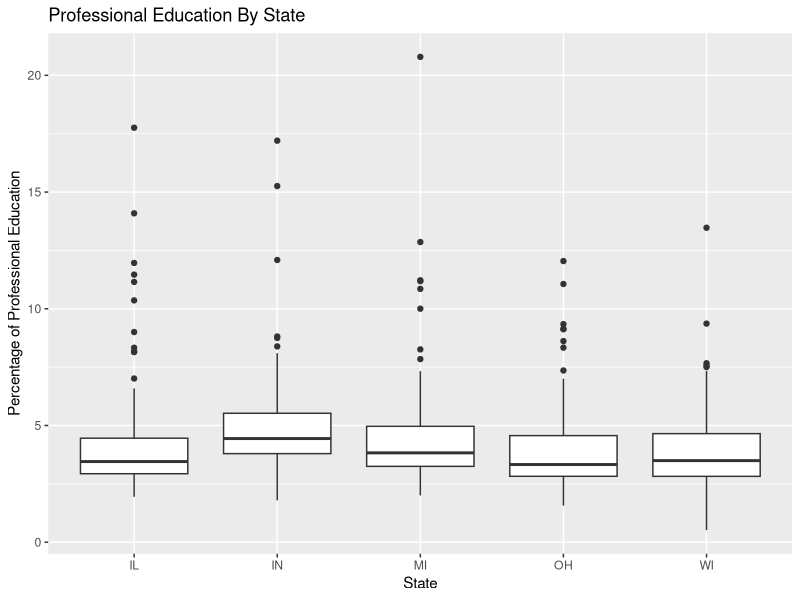
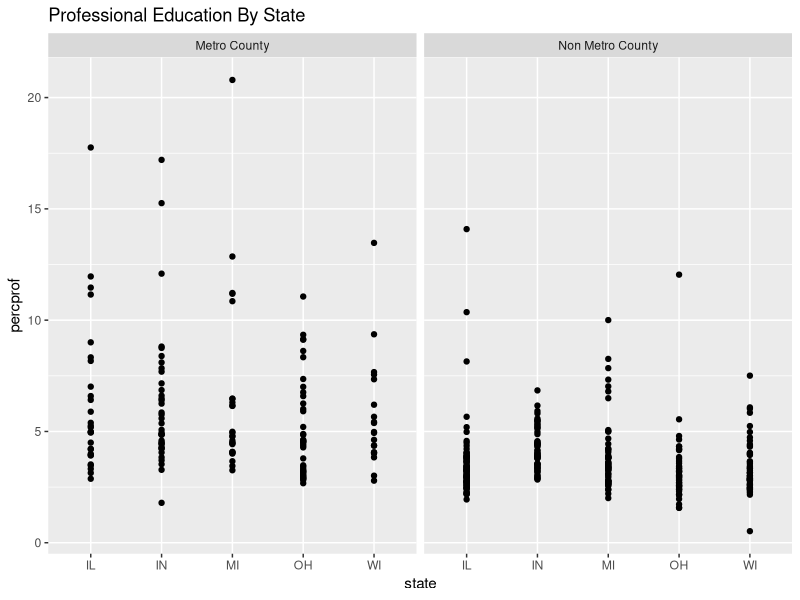
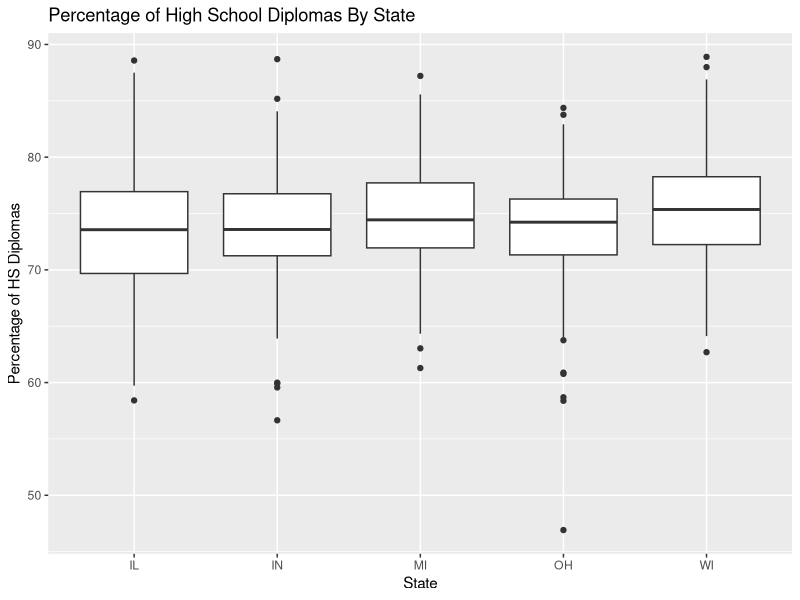
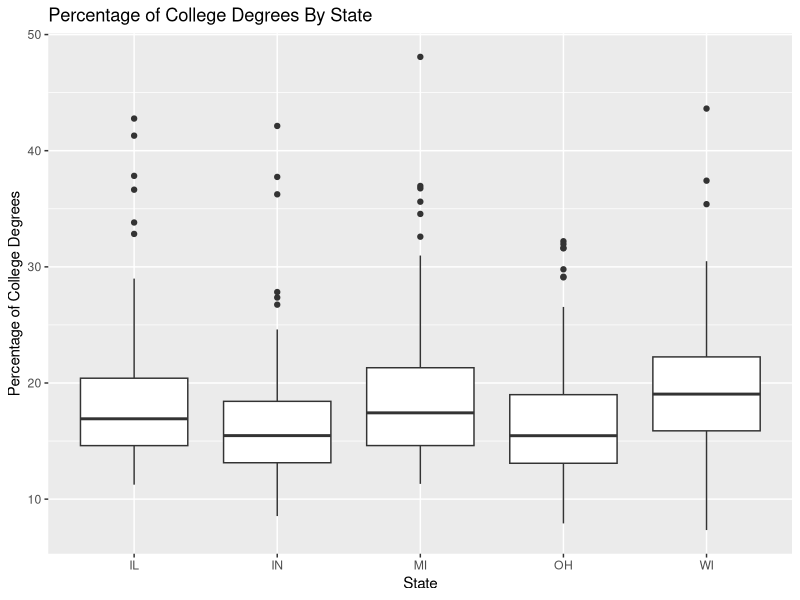
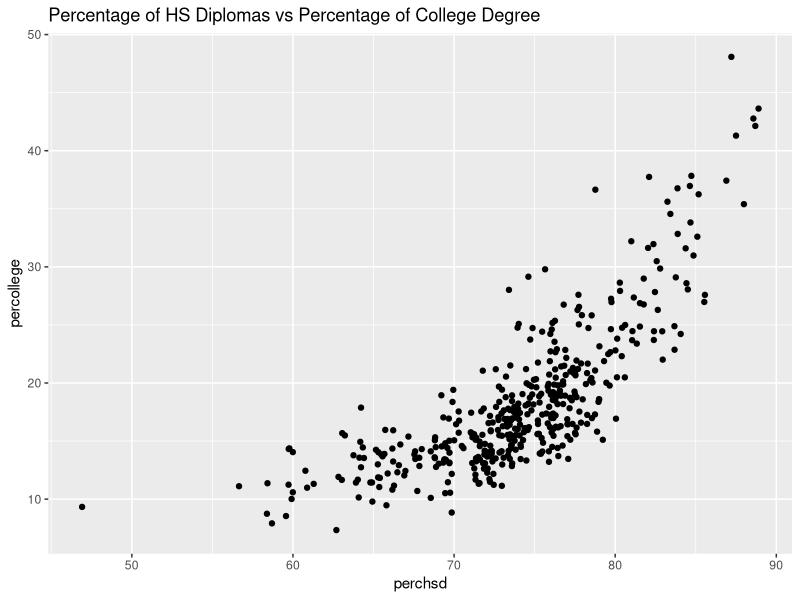
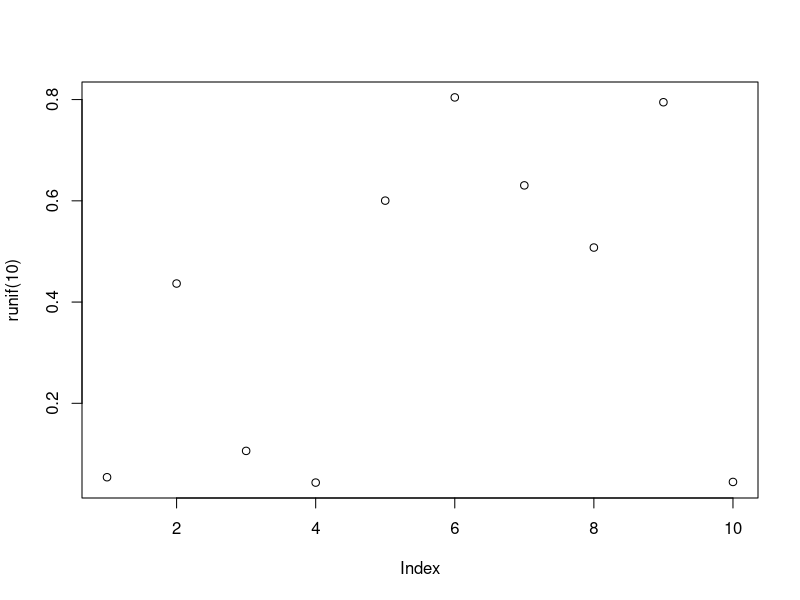
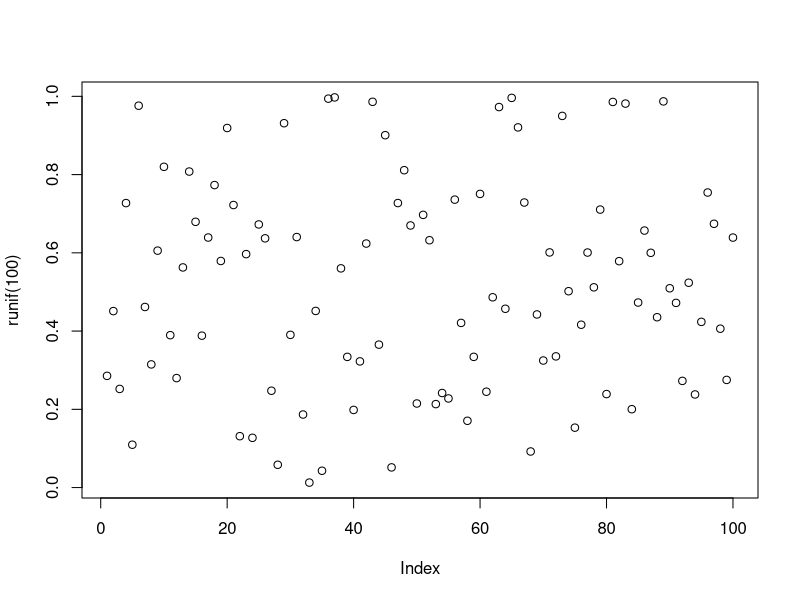
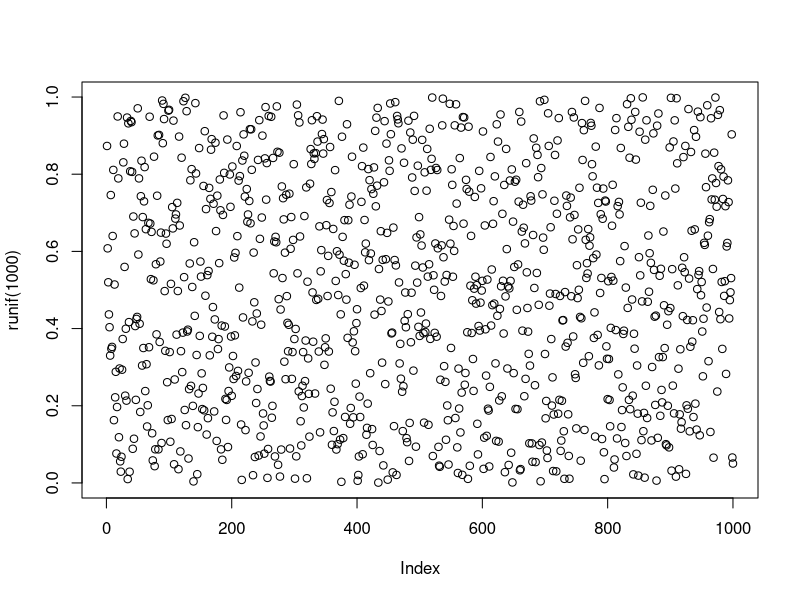

Reproduce these figures in R, in order.
#*****************************************************
###GT USERNAME: sanne31@gatech.edu################
#*****************************************************

library(ggplot2)
data("midwest")
data("diamonds")
#####QUESTION 1) PROFESSIONAL EDUCATION BY STATE############
names(midwest)
summary(midwest)

#Using boxplot to visualize percprof grouped by state
ggplot(midwest, aes(x = state, y = percprof)) + 
  geom_boxplot() + 
  ggtitle("Professional Education By State") + 
  xlab("State") + 
  ylab("Percentage of Professional Education")

#implemented facets to include visualization based on county
#classified based on metro or non metro county
#found by inmetro column in midwest dataset
midwest$nmf[midwest$inmetro == 0] = 'Non Metro County'
midwest$nmf[midwest$inmetro == 1] = 'Metro County'
#created formula above by adding a column to the dataset to be used below for facet division
qplot(x = state,
      y = percprof,
      facets = .~nmf,
      data = midwest,
      main = "Professional Education By State")

####Finding highest and lowest prof eduction by population######
il_subset <- midwest[midwest$state == "IL",]
in_subset <- midwest[midwest$state == "IN",]
mi_subset <- midwest[midwest$state == "MI",]
oh_subset <- midwest[midwest$state == "OH",]
wi_subset <- midwest[midwest$state == "WI",]

il_subset$tot_prof_ed = (il_subset$poptotal * il_subset$percprof ) / 100
in_subset$tot_prof_ed = (in_subset$poptotal * in_subset$percprof ) / 100
mi_subset$tot_prof_ed = (mi_subset$poptotal * mi_subset$percprof ) / 100
oh_subset$tot_prof_ed = (oh_subset$poptotal * oh_subset$percprof ) / 100
wi_subset$tot_prof_ed = (wi_subset$poptotal * wi_subset$percprof ) / 100

il_prof_ed_rate = sum(il_subset$tot_prof_ed)/sum(il_subset$poptotal)
in_prof_ed_rate = sum(in_subset$tot_prof_ed)/sum(in_subset$poptotal)
mi_prof_ed_rate = sum(mi_subset$tot_prof_ed)/sum(mi_subset$poptotal)
oh_prof_ed_rate = sum(oh_subset$tot_prof_ed)/sum(oh_subset$poptotal)
wi_prof_ed_rate = sum(wi_subset$tot_prof_ed)/sum(wi_subset$poptotal)

state <- c("IL","IN","MI","OH","WI")
edurate <- c(il_prof_ed_rate, in_prof_ed_rate, mi_prof_ed_rate, oh_prof_ed_rate, wi_prof_ed_rate)
high_low <- data.frame(state, edurate)
high_low$edurate <- 100 * high_low$edurate
high_low

#####QUESTION 2) SCHOOL AND COLLEGE EDUCATION BY STATE#######

#using scatter plots/point plots/line plots for 
#variables having character columns will not be of any use as no observation 
#can be made, hence i am using boxplots

#state vs perchsd
ggplot(midwest, aes(x = state, y = perchsd)) + 
  geom_boxplot() +
  ggtitle("Percentage of High School Diplomas By State") + 
  xlab("State") +
  ylab("Percentage of HS Diplomas")

#state vs percollege
ggplot(midwest, aes(x = state, y = percollege)) + 
  geom_boxplot() +
  ggtitle("Percentage of College Degrees By State") + 
  xlab("State") +
  ylab("Percentage of College Degrees")

#perchsd vs percollege 
#has 2 continuous variables
qplot(x = perchsd,
      y = percollege,
      data = midwest,
      main = "Percentage of HS Diplomas vs Percentage of College Degree")

#####QUESTION 4) RANDOM SCATTERPLOTS#######

#generating a random scatterplot for N = 10 using the runif() function
plot(runif(10))
#generating a random scatterplot for N = 100 using the runif() function
plot(runif(100))
#generating a random scatterplot for N = 1000 using the runif() function
plot(runif(1000))
#generating a random scatterplot for N = 10000 using the runif() function
plot(runif(10000))


######plotting and saving files to working directory#################
  jpeg('n10.jpg')
  plot(runif(10))
  dev.off()
  jpeg('n100.jpg')
  plot(runif(100))
  dev.off()
  jpeg('n1000.jpg')
  plot(runif(1000))
  dev.off()
  jpeg('n10000.jpg')
  plot(runif(10000))
  dev.off()
  jpeg('n100000.jpg')
  plot(runif(100000))
  dev.off()
          
  png('n100000.png')
  plot(runif(100000))
  dev.off()
  png('n10000.png')
  plot(runif(10000))
  dev.off()
  png('n1000.png')
  plot(runif(1000))
  dev.off()
  png('n100.png')
  plot(runif(100))
  dev.off()
  png('n10.png')
  plot(runif(10))
  dev.off()
          
  pdf('n10.pdf')
  plot(runif(10))
  dev.off()
  pdf('n100.pdf')
  plot(runif(100))
  dev.off()
  pdf('n1000.pdf')
  plot(runif(1000))
  dev.off()
  pdf('n10000.pdf')
  plot(runif(10000))
  dev.off()
  pdf('n100000.pdf')
  plot(runif(100000))
  dev.off()
          
  postscript('n10.ps')
  plot(runif(10))
  dev.off()
  postscript('n100.ps')
  plot(runif(100))
  dev.off()
  postscript('n1000.ps')
  plot(runif(1000))
  dev.off()
  postscript('n10000.ps')
  plot(runif(10000))
  dev.off()
  postscript('n100000.ps')
  plot(runif(100000))
  dev.off()
#######Creating Data Frame with N values and file sizes for each type#######
N_Val = c(10,100,1000,10000,100000)
jpeg_size = c(11,18,58,90,17)
pdf_size = c(5,6,12,69,564)
png_size = c(3,4,11,22,4)
ps_size = c(7,9,31,251,2448)

Random_DF = data.frame(N_Val, jpeg_size, pdf_size, png_size, ps_size)
#####Changing values to log base 10 values#########
sized <- log10(Random_DF)

#####Plotting file sizes with N values############
plot(sized$N_Val, sized$jpeg_size, type = "b", col = "red", xlab = "LOG10(N Value)", ylab = "LOG10(File Size(kb))")
lines(sized$N_Val, sized$pdf_size, type = "b", col = "blue")
lines(sized$N_Val, sized$png_size, type = "b", col = "green")
lines(sized$N_Val, sized$ps_size, type = "b", col = "orange")
legend("topleft", c("jpeg","pdf","png","ps"), col = c("red","blue","green","orange"), lty = c(1,1,1,1))
          
############QUESTION 5) DIAMONDS#######################

#discrete variable color - using bar graph
ggplot(diamonds, aes(color)) + geom_bar()
#price and carat are continuous variables - using histograms
ggplot(diamonds, aes(price)) + geom_histogram()
ggplot(diamonds, aes(carat)) + geom_histogram()


##plotting color vs price##
ggplot(diamonds, aes(x = color, y = price)) +
  ggtitle("Price vs Color") + 
  geom_boxplot() +
  xlab("Color") +
  ylab("Price")

##plotting color vs carat##
ggplot(diamonds, aes(x = color, y = carat)) +
  ggtitle("Carat vs Color") + 
  geom_boxplot() +
  xlab("Color") +
  ylab("Carat")

##plotting carat vs price##
ggplot(diamonds, aes(x = carat, y = price)) +
  ggtitle("Carat vs Price") + 
  geom_point() +
  xlab("Carat") +
  ylab("Price")
